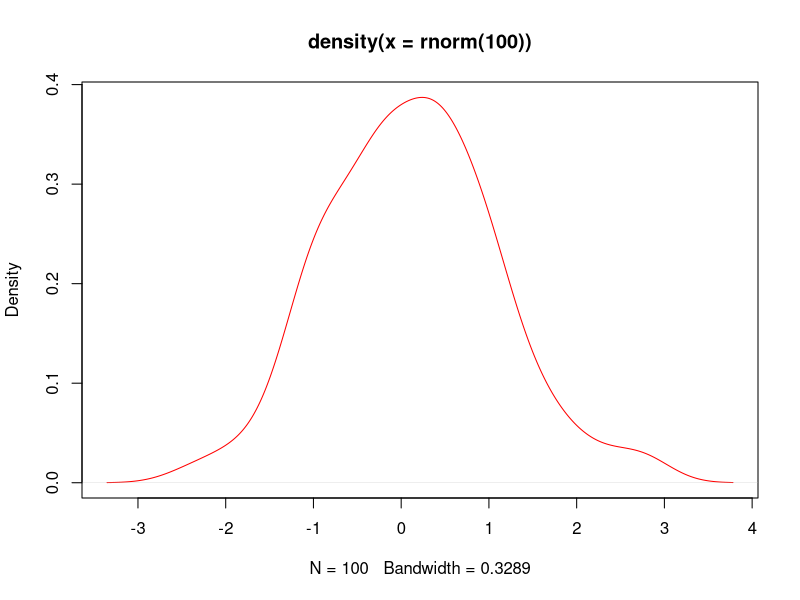
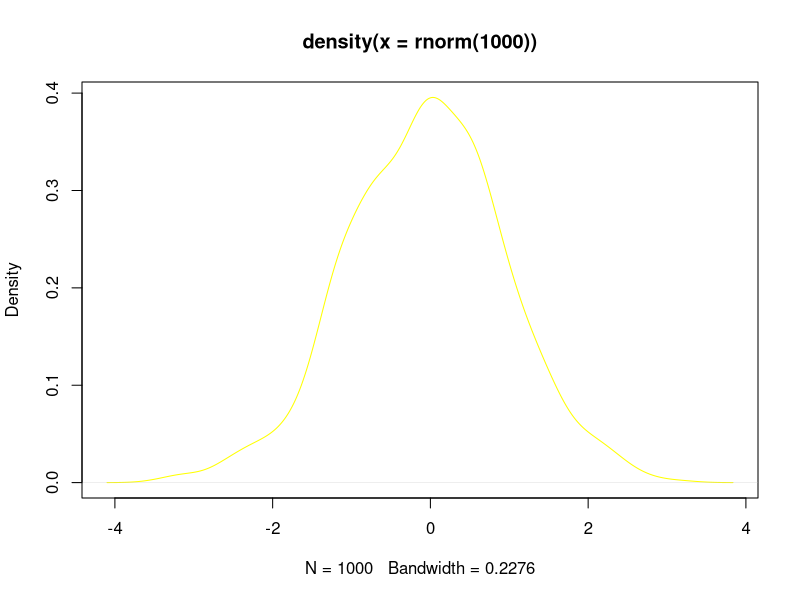

Here is the R script that generated these plots, in order:
#Графическая подсистема. Ядерные плотности вероятностей нормальеного распределения (?)
plot(density(rnorm(100)),col="red")
plot(density(rnorm(1000)),col="yellow")
#Способы задания переменной значения
x=5
x<-5
assign("x",5)
x
#Команды и базовые функции function c()
x<-c(1,3,6,7)
#Типы векторов
char<-c("8","edge","turn8k");
logic<-c(TRUE,FALSE,TRUE,FALSE)
#Динамическая типизация
dynam<-c(8,"dds", TRUE)
dynam<-c(1,0,1,1,TRUE)
dynam
#Функции x=function(arg1,arg2...)
##позиционные
log(x,10)
##именные
log(base=10,x)
#Логические операции
x=10
x<5
x>5
x==10
#Математические операции
x^10
x=10/(5-5)
x
#Правила повтора векторов
x<-c(2,4,5,3,-4,0)
x*5
y<-c(5,3)
x*y
z<-c(1,2,3,4)
x*z
##Измерение длины вектора
length(x)
#Больше базовых функций
x<-c(3,4,6,-7,8)
mean = sum(x)/ length(x)
mean
#Последовательности
x=2:10
y=5:1
z=-5:10
w=-5:-10
x
y
z
w
#Последовательности seq (from=,to=,by=)
z=seq(2,5,.5)
x=seq(3,9.1,.1)
y=seq(9,3,-.2)
length(x)
length(y)
x*y
#Последовательности rep(x, times=)
x=c("A","B","C")
rep(x,4)
#Логические вектора mode(x)
x<-1:10
y<-x<=-5
mode(x)
mode(y)
mode(mode(x))
#Индексация векторов
x=1:20
x[2]
x[0]
x[5:9]
x[c(3,7,8,9,20)]
x[-19]
x[-(1:6)]
x[x>10]
x[TRUE]
y=c(TRUE,FALSE)
x[y]
#Добавление элементов к вектору
vector<-c()
v2<-c(TRUE,FALSE,TRUE,TRUE,FALSE,TRUE)
vector=c(v2,vector);
vector=c(F,vector);
x=1:3
x=c(5,x)
x
#Имена элементов векторов
x=1:5
names(x)
names(x)<-c("Первый","Второй","Третий","Четвертый","Первый")
names(x)
x["Первый"]
# Свойства векторов 
log(3) == log(3, base=exp(1))
x=seq(5,100,.1)
x[length(x)]
#Функции sort и order
x<-c(-10,2,78,34,-98,23,0,-8)
order(x)
sort(x)
sort(x) == x[order(x)]
log(exp(1))

